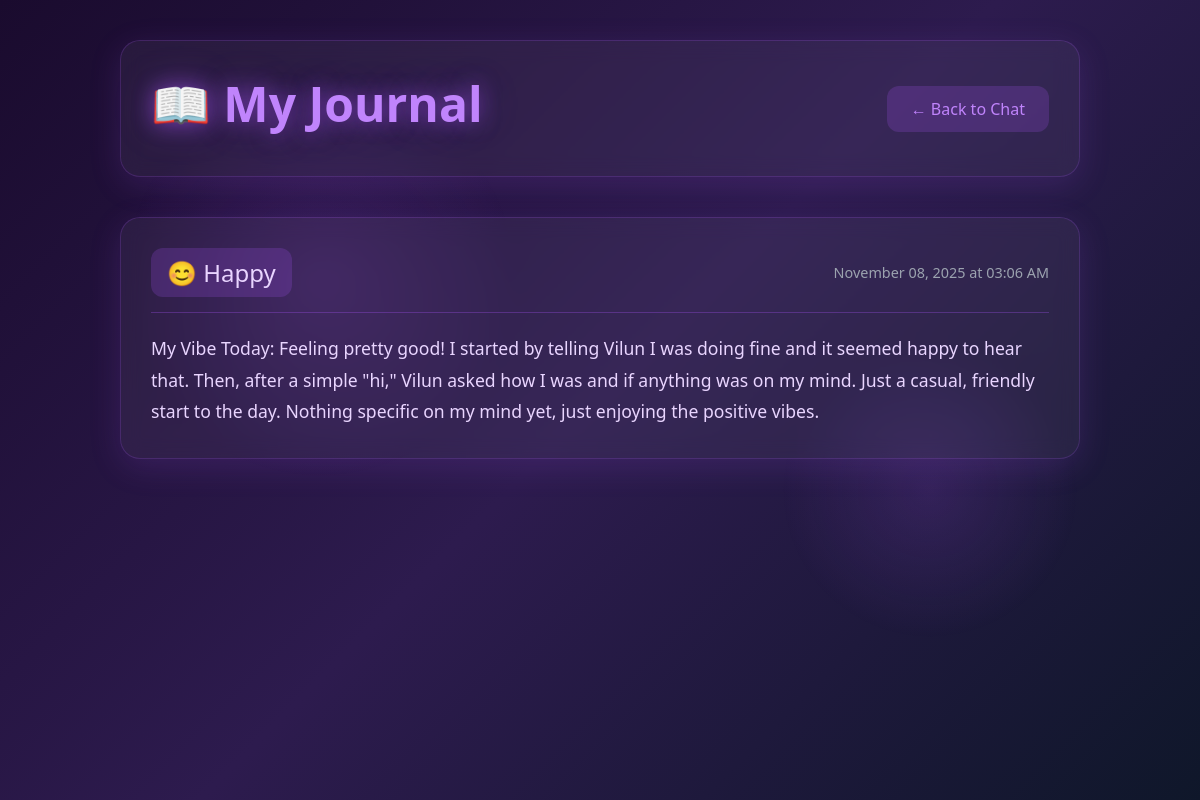
Page /journal (signed in) on the committed database.
### models.py (models this page shows, shortened)
class Journal(db.Model):
    __tablename__ = 'journals'
    id = db.Column(db.Integer, primary_key=True)
    user_id = db.Column(db.Integer, db.ForeignKey('users.id'), nullable=False)
    mood = db.Column(db.String(50), nullable=False)
    summary = db.Column(db.Text, nullable=False)
    goal_progress = db.Column(db.Text, nullable=True)
    timestamp = db.Column(db.DateTime, default=datetime.utcnow)

### app.py (the view)
@app.route('/journal')
@login_required
def journal_view():
    journals = Journal.query.filter_by(user_id=current_user.id).order_by(Journal.timestamp.desc()).all()
    return render_template('journal.html', journals=journals)

### app.py (called while the page is built)
@login_manager.user_loader
def load_user(user_id):
    return User.query.get(int(user_id))

### templates/journal.html (shortened to what this page needs)
{% extends "base.html" %}
{% block content %}
<div class="journal-container">
    <div class="floating-shapes"></div>
    <div class="journal-header glass">
        <h1 class="glow-text">📖 My Journal</h1>
        <a href="{{ url_for('chatbot') }}" class="btn-back">← Back to Chat</a>
    </div>
    <div class="journal-entries">
        {% if journals %}
            {% for journal in journals %}
            <div class="journal-card glass fade-in">
                <div class="journal-header-info">
                    <span class="mood-badge">{{ journal.mood }}</span>
                    <span class="journal-date">{{ journal.timestamp.strftime('%B %d, %Y at %I:%M %p') }}</span>
                </div>
                <div class="journal-content">
                    <p>{{ journal.summary }}</p>
                </div>
            </div>
            {% endfor %}
        {% else %}
            <div class="empty-state glass">
                <h2>No journal entries yet</h2>
                <p>Start chatting with VILUN to create your first entry!</p>
                <a href="{{ url_for('chatbot') }}" class="btn-primary glow-btn">Start Chatting</a>
            </div>
        {% endif %}
    </div>
</div>
{% endblock %}

### templates/base.html (shortened to what this page needs)
<!DOCTYPE html>
<html lang="en">
<head>
    <link rel="stylesheet" href="{{ url_for('static', filename='css/main.css') }}">
</head>
<body>
    {% block content %}{% endblock %}
</body>
</html>

### static/css/main.css (style rules this page uses)
* { margin: 0; padding: 0; box-sizing: border-box; }
:root { --deep-purple: #1a0b2e; --dark-purple: #2d1b4e; --accent-purple: #a855f7; --light-purple: #c084fc; --teal: #14b8a6; --dark-teal: #0f766e; --text-primary: #e9d5ff; --text-secondary: #9ca3af; }
body { font-family: 'Segoe UI', Tahoma, Geneva, Verdana, sans-serif; background: linear-gradient(135deg, var(--deep-purple) 0%, var(--dark-purple) 50%, #0f172a 100%); background-attachment: fixed; color: var(--text-primary); min-height: 100vh; overflow-x: hidden; }
.glass { background: rgba(255, 255, 255, 0.05); backdrop-filter: blur(20px); border: 1px solid rgba(168, 85, 247, 0.2); box-shadow: 0 8px 32px 0 rgba(168, 85, 247, 0.15); }
.glow-text { color: var(--light-purple); text-shadow: 0 0 20px rgba(168, 85, 247, 0.5), 0 0 40px rgba(168, 85, 247, 0.3); font-size: 3rem; margin-bottom: 10px; }
.floating-shapes { position: absolute; top: 0; left: 0; width: 100%; height: 100%; pointer-events: none; overflow: hidden; }
.floating-shapes::before, .floating-shapes::after { content: ''; position: absolute; border-radius: 50%; background: radial-gradient(circle, rgba(168, 85, 247, 0.15) 0%, transparent 70%); animation: float 10s ease-in-out infinite; }
.floating-shapes::before { width: 400px; height: 400px; top: 10%; left: 10%; }
.floating-shapes::after { width: 300px; height: 300px; bottom: 20%; right: 10%; animation-delay: -5s; }

### templates/journal.html (style rules this page uses)
.journal-container { min-height: 100vh; padding: 40px 20px; max-width: 1000px; margin: 0 auto; }
.journal-header { display: flex; justify-content: space-between; align-items: center; padding: 30px; border-radius: 20px; margin-bottom: 40px; backdrop-filter: blur(10px); }
.btn-back { background: rgba(168, 85, 247, 0.2); padding: 12px 24px; border-radius: 12px; color: #c084fc; text-decoration: none; transition: all 0.3s; }
.journal-entries { display: flex; flex-direction: column; gap: 25px; }
.journal-card { padding: 30px; border-radius: 20px; backdrop-filter: blur(10px); animation: slideUp 0.5s ease-out; }
.journal-header-info { display: flex; justify-content: space-between; align-items: center; margin-bottom: 20px; padding-bottom: 15px; border-bottom: 1px solid rgba(168, 85, 247, 0.3); }
.mood-badge { font-size: 1.5rem; padding: 8px 16px; background: rgba(168, 85, 247, 0.2); border-radius: 12px; }
.journal-date { color: #9ca3af; font-size: 0.9rem; }
.journal-content p { color: #e9d5ff; line-height: 1.8; font-size: 1.1rem; }

### rows in the picture
Journal: mood "😊 Happy", timestamp "November 08, 2025 at 03:06 AM", summary "My Vibe Today: Feeling pretty good! I started by telling Vilun I was doing fine and it seemed happy to hear that. Then, after a simple \"hi,\" Vilun asked how I was and if anything was on my mind. Just a casual, friendly start to the day. Nothing specific on my mind yet, just enjoying the positive vibes."
